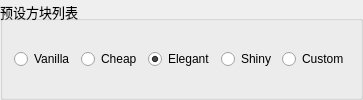
           <widget class="QGroupBox" name="groupBox">
            <property name="font">
             <font>
              <pointsize>10</pointsize>
             </font>
            </property>
            <property name="title">
             <string>预设方块列表</string>
            </property>
            <property name="alignment">
             <set>Qt::AlignLeading|Qt::AlignLeft|Qt::AlignVCenter</set>
            </property>
            <layout class="QHBoxLayout" name="horizontalLayout_3">
             <item>
              <widget class="QRadioButton" name="isBLCreative">
               <property name="font">
                <font>
                 <pointsize>9</pointsize>
                </font>
               </property>
               <property name="toolTip">
                <string>适合创造</string>
               </property>
               <property name="text">
                <string notr="true">Vanilla</string>
               </property>
              </widget>
             </item>
             <item>
              <widget class="QRadioButton" name="isBLSurvivalCheaper">
               <property name="font">
                <font>
                 <pointsize>9</pointsize>
                </font>
               </property>
               <property name="toolTip">
                <string>适合生存早期</string>
               </property>
               <property name="text">
                <string notr="true">Cheap</string>
               </property>
              </widget>
             </item>
             <item>
              <widget class="QRadioButton" name="isBLSurvivalBetter">
               <property name="font">
                <font>
                 <pointsize>9</pointsize>
                </font>
               </property>
               <property name="toolTip">
                <string>适合生存后期</string>
               </property>
               <property name="text">
                <string notr="true">Elegant</string>
               </property>
               <property name="checked">
                <bool>true</bool>
               </property>
              </widget>
             </item>
             <item>
              <widget class="QRadioButton" name="isBLGlowing">
               <property name="font">
                <font>
                 <pointsize>9</pointsize>
                </font>
               </property>
               <property name="toolTip">
                <string>适合光影</string>
               </property>
               <property name="text">
                <string notr="true">Shiny</string>
               </property>
              </widget>
             </item>
             <item>
              <widget class="QRadioButton" name="isBLCustom">
               <property name="font">
                <font>
                 <pointsize>9</pointsize>
                </font>
               </property>
               <property name="toolTip">
                <string>自定义</string>
               </property>
               <property name="text">
                <string notr="true">Custom</string>
               </property>
              </widget>
             </item>
            </layout>
           </widget>
